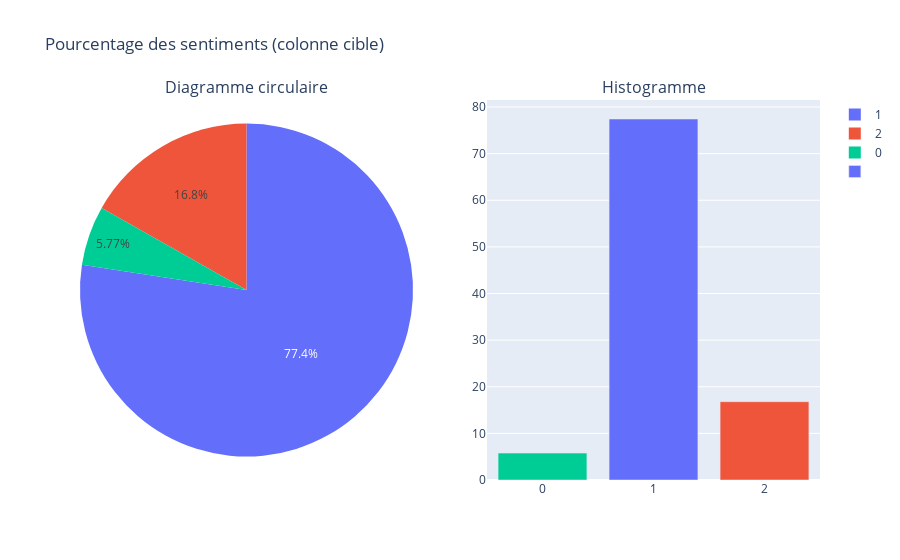

The cell this chart's notebook holds for it:
### Code cell
def visualiser_sentiments(dataset):
    # Calculer les pourcentages de chaque valeur dans la colonne 'sentiment'
    pourcentage_sentiment = dataset['class'].value_counts(normalize=True) * 100

    # Créer un DataFrame pour la visualisation
    data_pie = pd.DataFrame({
        'Sentiment': pourcentage_sentiment.index,
        'Pourcentage': pourcentage_sentiment.values
    })

    # Définir une palette de couleurs
    colors = px.colors.qualitative.Plotly

    # Créer les sous-tracés
    fig = make_subplots(rows=1, cols=2, specs=[[{'type':'domain'}, {'type':'bar'}]], subplot_titles=['Diagramme circulaire', 'Histogramme'])

    # Ajouter le diagramme circulaire
    fig.add_trace(go.Pie(labels=data_pie['Sentiment'], values=data_pie['Pourcentage'], name='', marker=dict(colors=colors)), row=1, col=1)

    # Ajouter l'histogramme
    fig.add_trace(go.Bar(x=data_pie['Sentiment'], y=data_pie['Pourcentage'], name='', marker=dict(color=colors)), row=1, col=2)

    # Mettre en forme la disposition des sous-tracés
    fig.update_layout(title='Pourcentage des sentiments (colonne cible)')

    # Afficher la figure
    fig.show()

# Utilisation de la fonction avec votre dataset
visualiser_sentiments(data)

### Figure 1 — Plotly figure (JSON) as saved in the notebook; plotly's stock layout.template omitted (floating-point values rounded to 4 significant figures)
{"data": [{"domain": {"x": [0, 0.45], "y": [0, 1]}, "labels": [1, 2, 0], "marker": {"colors": ["#636EFA", "#EF553B", "#00CC96", "#AB63FA", "#FFA15A", "#19D3F3", "#FF6692", "#B6E880", "#FF97FF", "#FECB52"]}, "name": "", "type": "pie", "values": [77.43, 16.8, 5.77]}, {"marker": {"color": ["#636EFA", "#EF553B", "#00CC96", "#AB63FA", "#FFA15A", "#19D3F3", "#FF6692", "#B6E880", "#FF97FF", "#FECB52"]}, "name": "", "type": "bar", "x": [1, 2, 0], "xaxis": "x", "y": [77.43, 16.8, 5.77], "yaxis": "y"}], "layout": {"annotations": [{"font": {"size": 16}, "showarrow": false, "text": "Diagramme circulaire", "x": 0.225, "xanchor": "center", "xref": "paper", "y": 1, "yanchor": "bottom", "yref": "paper"}, {"font": {"size": 16}, "showarrow": false, "text": "Histogramme", "x": 0.775, "xanchor": "center", "xref": "paper", "y": 1, "yanchor": "bottom", "yref": "paper"}], "title": {"text": "Pourcentage des sentiments (colonne cible)"}, "xaxis": {"anchor": "y", "domain": [0.55, 1]}, "yaxis": {"anchor": "x", "domain": [0, 1]}}}
